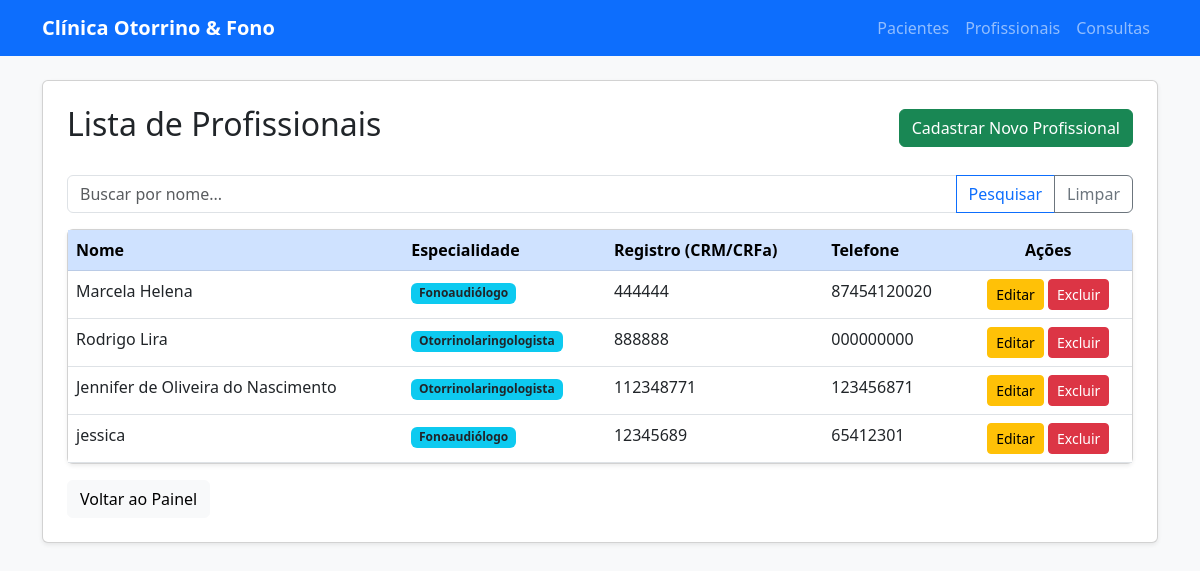
The app's page /logica/profissionais/, older data.
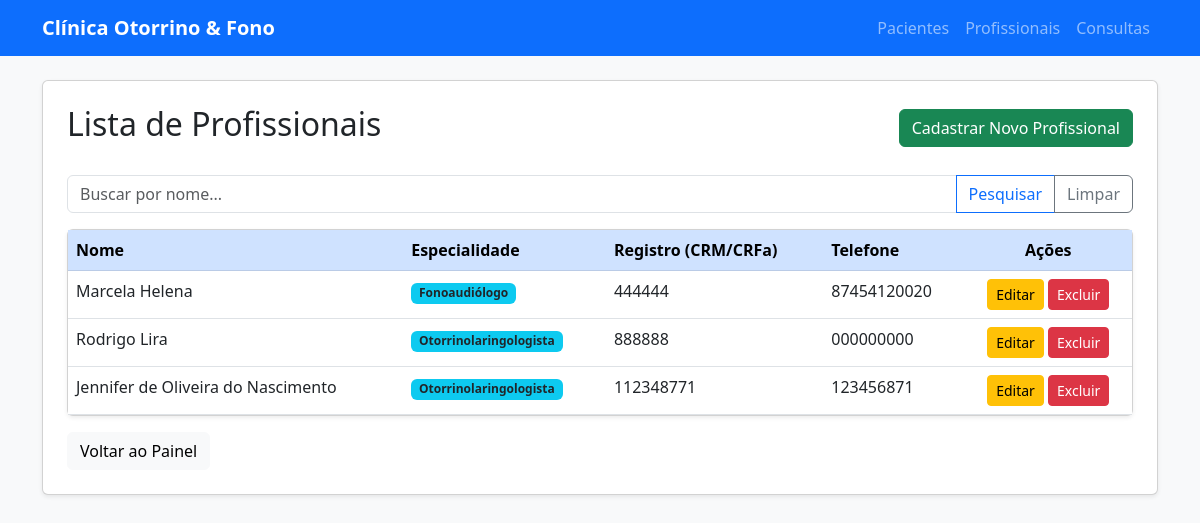
The same page, newer data.
### logica/models.py (models this page shows, shortened)
class Profissional (models.Model):
    ESPECIALIDADE_CHOICES = [
        ('Otorrinolaringologista', 'Otorrinolaringologista'),
        ('Fonoaudiólogo', 'Fonoaudiólogo'),
    ]
    nome = models.CharField(max_length=100)
    especialidade = models.CharField(max_length=100,
        choices=ESPECIALIDADE_CHOICES,
        default='Fonoaudiólogo'
    )
    registro = models.CharField(max_length=20)
    telefone = models.CharField(max_length=15, null=True, blank=True)

### logica/views.py (the view)
# urls.py: path('profissionais/', views.profissional_list, name='profissional_list'),
def profissional_list(request):
    termo_busca = request.GET.get('busca')
    if termo_busca:
        profissionais = Profissional.objects.filter(Q(nome__icontains=termo_busca)  | Q(especialidade__icontains=termo_busca))
    else:
        profissionais = Profissional.objects.all()
    return render(request, 'logica/profissional_list.html', {'profissionais': profissionais})

### logica/templates/logica/profissional_list.html (shortened to what this page needs)
{% extends 'logica/base.html' %}
{% block content %}
<div class="d-flex justify-content-between align-items-center mb-4">
    <h2>Lista de Profissionais</h2>
    <a href="{% url 'criar_profissional' %}" class="btn btn-success">
        Cadastrar Novo Profissional
    </a>
</div>
<form method="GET" class="mb-3">
    <div class="input-group">
        <input type="text" name="busca" class="form-control" placeholder="Buscar por nome..." value="{{ request.GET.busca }}">
        <button class="btn btn-outline-primary" type="submit">Pesquisar</button>
        <a href="?" class="btn btn-outline-secondary">Limpar</a>
    </div>
</form>
<div class="card shadow-sm">
    <div class="card-body p-0">
        <table class="table table-hover mb-0">
            <thead class="table-primary">
                <tr>
                    <th>Nome</th>
                    <th>Especialidade</th>
                    <th>Registro (CRM/CRFa)</th>
                    <th>Telefone</th>
                    <th class="text-center">Ações</th>
                </tr>
            </thead>
            <tbody>
                {% for profissional in profissionais %}
                <tr>
                    <td>{{ profissional.nome }}</td>
                    <td>
                        <span class="badge bg-info text-dark">
                            {{ profissional.especialidade }}
                        </span>
                    </td>
                    <td>{{ profissional.registro }}</td>
                    <td>{{ profissional.telefone }}</td>
                    <td class="text-center">
                        <a href="{% url 'editar_profissional' profissional.id %}" class="btn btn-sm btn-warning">Editar</a>
                        <form action="{% url 'deletar_profissional' profissional.id %}"
                                method="POST"
                                style="display:inline;">
                                <button type="submit" class="btn btn-sm btn-danger">
                                    Excluir
                                </button>
                            </form>
                    </td>
                </tr>
                {% empty %}
                <tr>
                    <td colspan="5" class="text-center text-muted py-4">
                        Nenhum profissional cadastrado no sistema.
                    </td>
                </tr>
                {% endfor %}
            </tbody>
        </table>
    </div>
</div>
<div class="mt-3">
    <a href="{% url 'home' %}" class="btn btn-light">Voltar ao Painel</a>
</div>
{% endblock %}

Row changes from the older to the newer data that the page shows:
removed Profissional: nome "jessica", especialidade "Fonoaudiólogo", registro "12345689", telefone "65412301"
